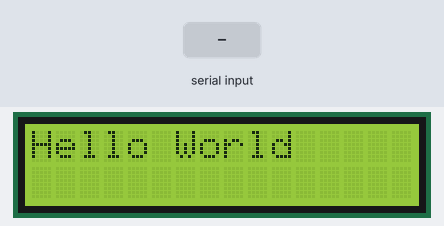
The sketch below on a simulated Arduino Uno, built with avr-gcc and run on an emulated ATmega328P. Shown: 16×2 character LCD. The inputs (shaded band) are chosen by the test bench.

Above: at 1.2 s.
1.3 s: "1" received over Serial
At 2.6 s:
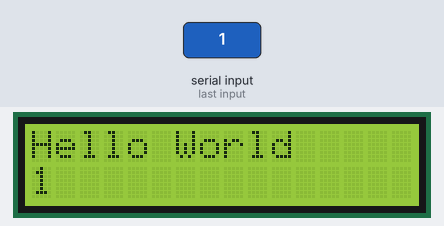
3.8 s: "0" received over Serial
At 5.7 s:
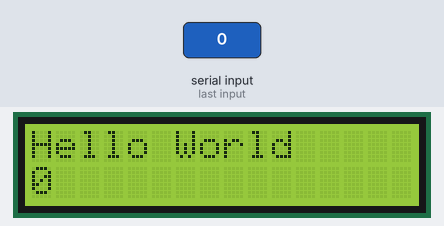
6.3 s: "2" received over Serial
At 7.6 s:
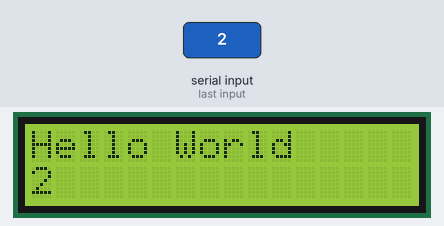
Timing chart, 0 to 9.3 s (numbered marks = the images above; inputs shaded):
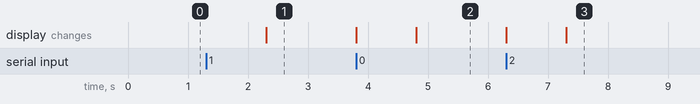

Measured:
- after the input at 1.3 s, the display: changes after 1.0 s (image 1)
- after the input at 3.8 s, the display: first changes at once (image 2 shows a later state)
- after the input at 6.3 s, the display: first changes at once (image 3 shows a later state)

The sketch:

Task2.ino
```cpp
#include <LiquidCrystal.h>

LiquidCrystal lcd(7, 8, 9, 10, 11, 12);

void setup(){
  Serial.begin(9600);
  lcd.begin(16, 2);
  lcd.print("Hello World");
}

void loop(){
  if(Serial.available()){
    lcd.setCursor(0,1);
    lcd.print("                ");
    lcd.setCursor(0,1);
    lcd.print(Serial.readString());
  }
}
```
